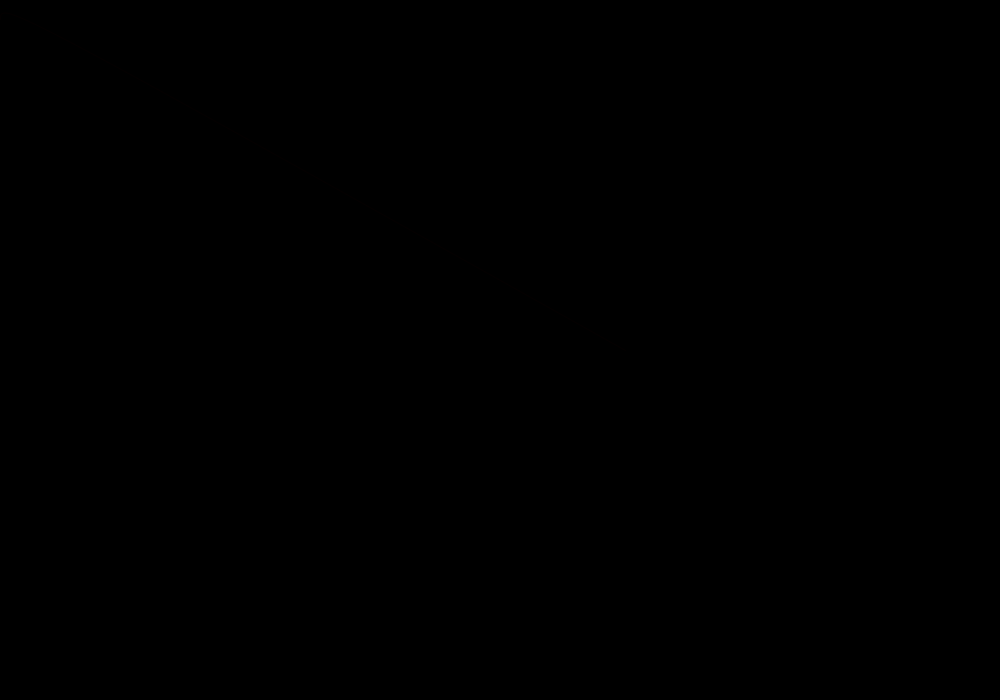
Frame 1 (no input)
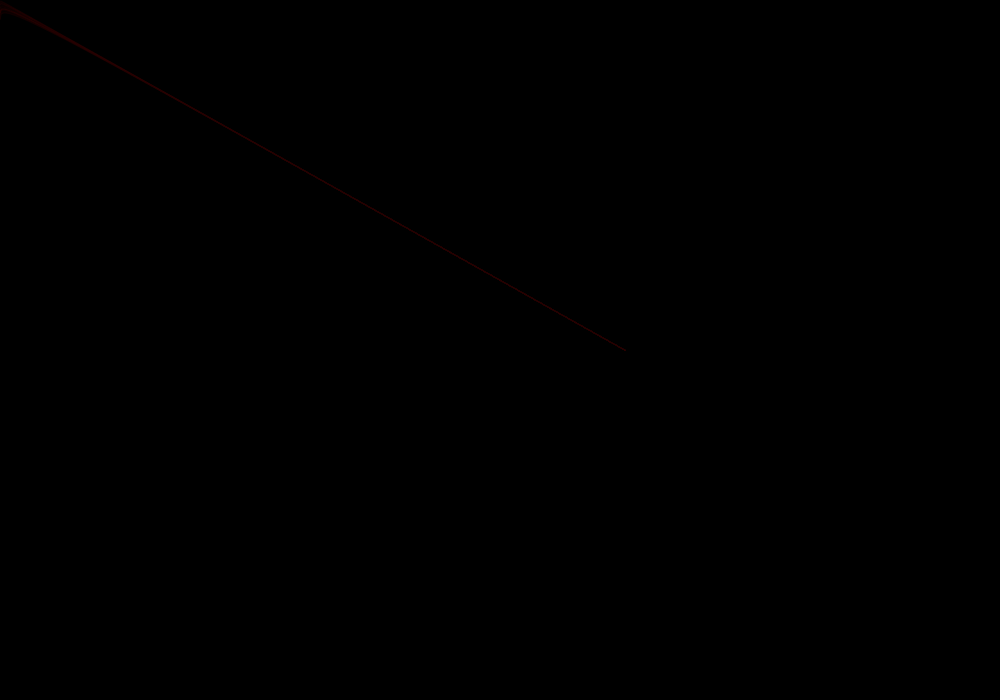
Frame 60 (the mouse pressed at the canvas centre just before this capture)
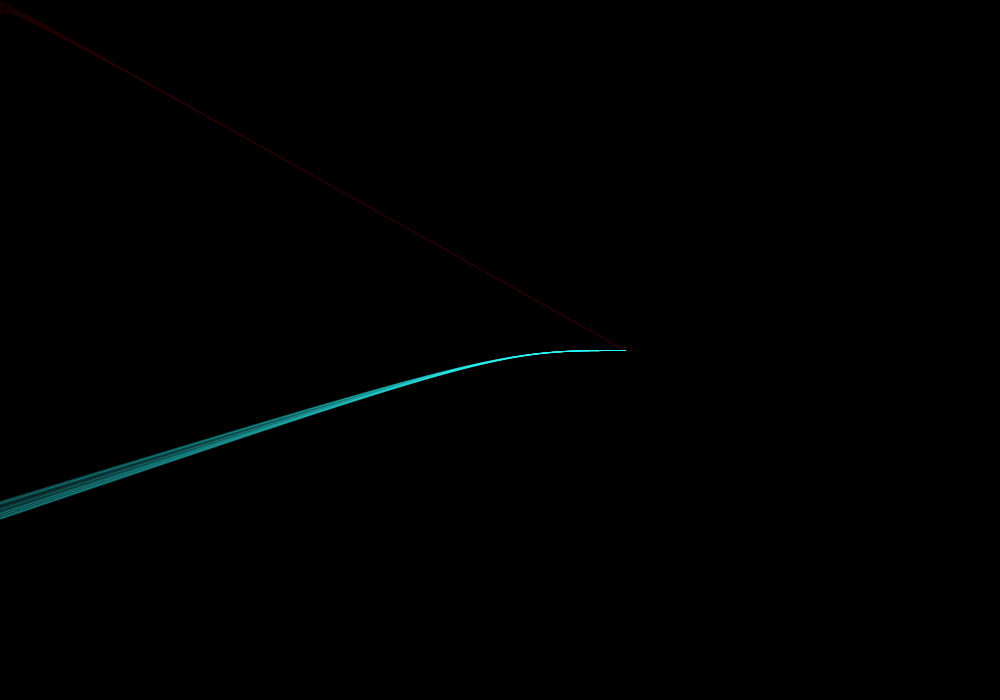
Frame 120 (the mouse held since frame 60 and released just before this capture)

The Processing sketch that drew these frames (run headless with seeded random() and noise(); from frame 60 on, the mouse is pressed at the canvas centre):

// Processing sketch: processing_72062
// ── processing_72062.pde

void setup() {
  size(1000, 700);
  smooth();
  background(#000000);
}
 
void draw() {
  noFill();
  noStroke();
  stroke(random(80),mouseX,mouseY,random(20,30));
  //fill(mouseX,mouseY,20,20);
  bezier(0,mouseX+random(20),mouseX,mouseY,mouseX,mouseY,width/1.6,height/2);
}

void mousePressed() {
  background(#000000);      // clears the background
}
